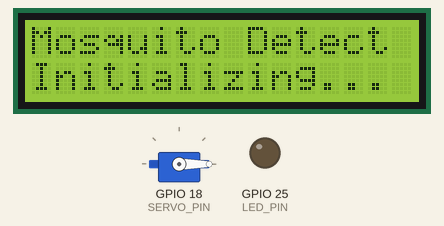
The sketch below on a simulated ESP32. On the bench: 16×2 character LCD, servo, output pins drawn as LEDs (lit = HIGH). I2S audio is not simulated (input reads silence); what the sketch prints to the serial monitor is not drawn.

Above: at 0.1 s.
At 1.1 s:
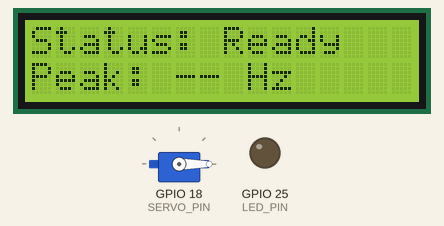

The sketch:

firmware.ino
```cpp
#include <Arduino.h>
#include <Wire.h>
#include <LiquidCrystal_I2C.h>
#include <ESP32Servo.h>
#include <arduinoFFT.h>
#include <driver/i2s.h>

#define SERVO_PIN 18
#define LED_PIN 25
#define LCD_ADDRESS 0x27
#define I2S_WS_PIN 15
#define I2S_SCK_PIN 14
#define I2S_SD_PIN 32
#define I2S_PORT I2S_NUM_0
#define I2S_SAMPLE_RATE 16000
#define I2S_SAMPLE_BITS I2S_BITS_PER_SAMPLE_32BIT
#define I2S_CHANNELS 1
#define I2S_BUFFER_SIZE 256

LiquidCrystal_I2C lcd(LCD_ADDRESS, 16, 2);
Servo sprayServo;

void configureI2S() {
  i2s_config_t i2s_config = {
    .mode = (i2s_mode_t)(I2S_MODE_MASTER | I2S_MODE_RX),
    .sample_rate = I2S_SAMPLE_RATE,
    .bits_per_sample = I2S_SAMPLE_BITS,
    .channel_format = I2S_CHANNEL_FMT_ONLY_LEFT,
    .communication_format = I2S_COMM_FORMAT_STAND_I2S,
    .intr_alloc_flags = ESP_INTR_FLAG_LEVEL1,
    .dma_buf_count = 4,
    .dma_buf_len = I2S_BUFFER_SIZE,
    .use_apll = false
  };

  i2s_pin_config_t pin_config = {
    .bck_io_num = I2S_SCK_PIN,
    .ws_io_num = I2S_WS_PIN,
    .data_out_num = I2S_PIN_NO_CHANGE,
    .data_in_num = I2S_SD_PIN,
  };

  i2s_driver_install(I2S_PORT, &i2s_config, 0, NULL);
  i2s_set_pin(I2S_PORT, &pin_config);
  i2s_set_clk(I2S_PORT, I2S_SAMPLE_RATE, I2S_SAMPLE_BITS, I2S_CHANNEL_MONO);
}

void setup() {
  Serial.begin(115200);
  pinMode(LED_PIN, OUTPUT);
  digitalWrite(LED_PIN, LOW);

  lcd.init();
  lcd.backlight();
  lcd.clear();
  lcd.setCursor(0, 0);
  lcd.print("Mosquito Detect");
  lcd.setCursor(0, 1);
  lcd.print("Initializing...");

  sprayServo.attach(SERVO_PIN);
  sprayServo.write(0);

  configureI2S();

  Serial.println("System initialized");
}

void loop() {
  static uint32_t lastUpdate = 0;

  if (millis() - lastUpdate >= 1000) {
    lastUpdate = millis();

    lcd.clear();
    lcd.setCursor(0, 0);
    lcd.print("Status: Ready");
    lcd.setCursor(0, 1);
    lcd.print("Peak: -- Hz");

    Serial.println("Monitoring acoustic input...");
  }
}
```
